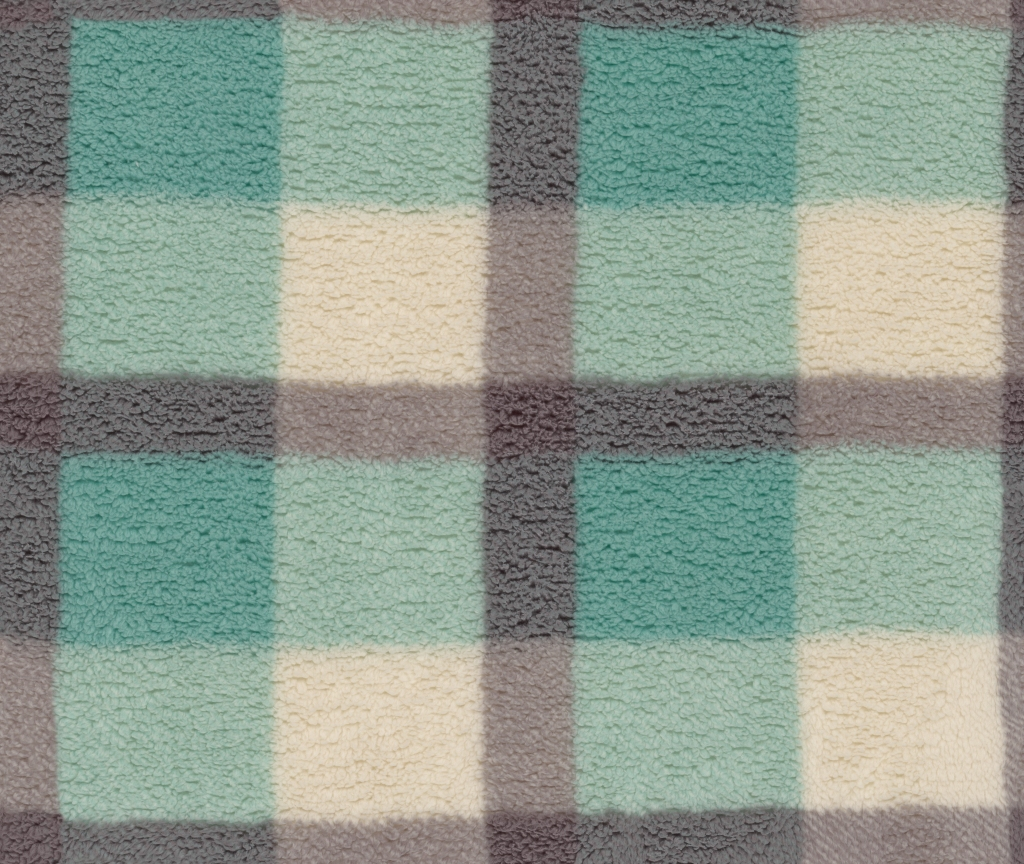
#> input picture examples/memory-match/blender/assets/curly_teddy_checkered_diff_1k.jpg, 1024 x 864 px
$ python mat_texture.py
#> lines starting #> are read from the running program, lines starting #| are printed output that depends on the picture
"""
Bakes the play mat's felt texture: the plaid of Poly Haven's "Curly Teddy Checkered"
(CC0, by Rico Cilliers and colormass, https://polyhaven.com/a/curly_teddy_checkered)
recoloured to the mat's teal, so the rug reads as a soft checked blanket.

Only the light and dark of the photo is kept; the colour comes from the felt's #4fc6b8.
The game (main.js) tiles it across the felt with world-sized UVs.

Run with:  python3 mat_texture.py   (needs Pillow and numpy; writes ../public/models/mat_felt.jpg)
"""
from pathlib import Path

import numpy as np
from PIL import Image

HERE = Path(__file__).parent
SRC = HERE / "assets" / "curly_teddy_checkered_diff_1k.jpg"
OUT = HERE.parent / "public" / "models" / "mat_felt.jpg"
TEAL = "#4fc6b8"
CONTRAST = 0.55  # 1 keeps the photo's full light and dark; lower is calmer behind the cards
SIZE = (512, 432)  # the photo's 1024 x 864 aspect (0.56 m x 0.47 m)


def to_linear(c):
    return np.where(c <= 0.04045, c / 12.92, ((c + 0.055) / 1.055) ** 2.4)


def to_srgb(c):
    return np.where(c <= 0.0031308, c * 12.92, 1.055 * np.power(np.clip(c, 0, None), 1 / 2.4) - 0.055)


img = Image.open(SRC).convert("RGB").resize(SIZE, Image.LANCZOS)
lin = to_linear(np.asarray(img, dtype=np.float64) / 255)
#> in to_linear, `return np.where(c <= 0.04045, c / 12.92, ((c + 0.055) / 1.055) ** 2.4)`:
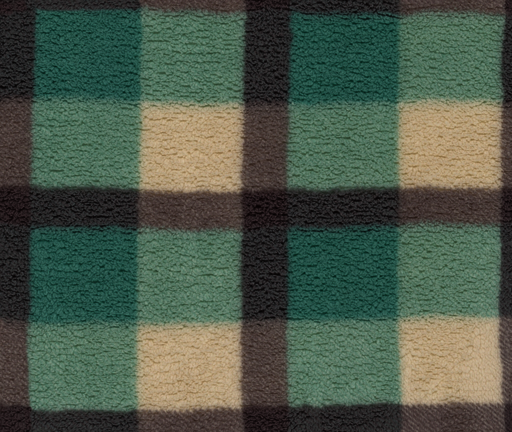
#> returned value: shape (432, 512, 3) float64; mean of channels 0, 1, 2 0.303, 0.352, 0.293; drawn as R, G, B
lum = lin @ np.array([0.2126, 0.7152, 0.0722])
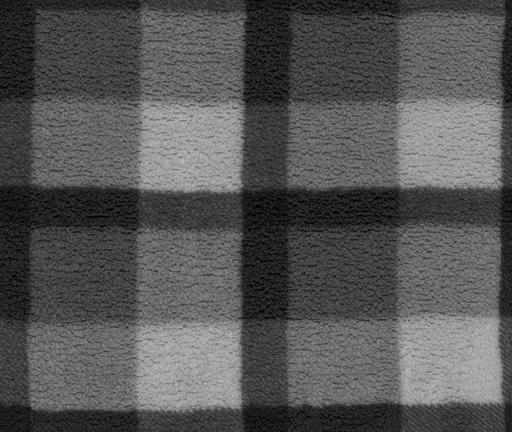
#> lum: shape (432, 512) float64; min 0.012, max 0.746, mean 0.337
factor = 1 + (lum / lum.mean() - 1) * CONTRAST
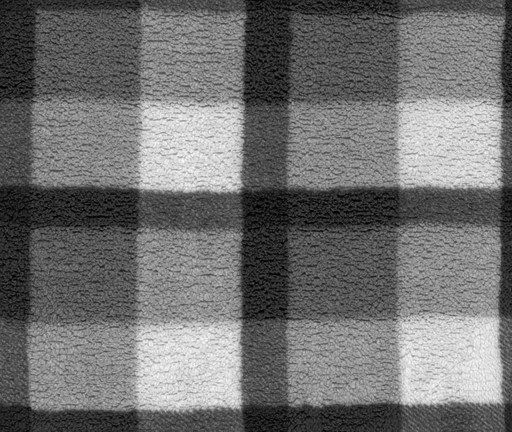
#> factor: shape (432, 512) float64; min 0.47, max 1.67, mean 1; drawn with min black and max white
teal = to_linear(np.array([int(TEAL[i : i + 2], 16) for i in (1, 3, 5)]) / 255)
out = to_srgb(np.clip(teal * factor[..., None], 0, 1))
#> in to_srgb, `return np.where(c <= 0.0031308, c * 12.92, 1.055 * np.power(np.clip(c,..`:
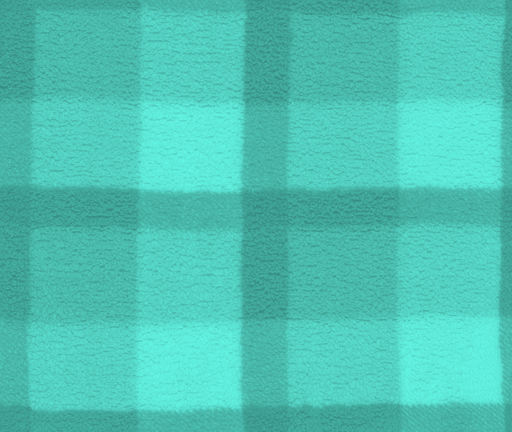
#> returned value: shape (432, 512, 3) float64; mean of channels 0, 1, 2 0.307, 0.77, 0.715; drawn as R, G, B
Image.fromarray((out * 255 + 0.5).astype(np.uint8)).save(OUT, quality=88, optimize=True)
#> (the run stopped early here; a loop or call above may not have finished)

$ run again, with examples/cake-stack/blender/assets/gingham_check_diff_1k.jpg copied over examples/memory-match/blender/assets/curly_teddy_checkered_diff_1k.jpg
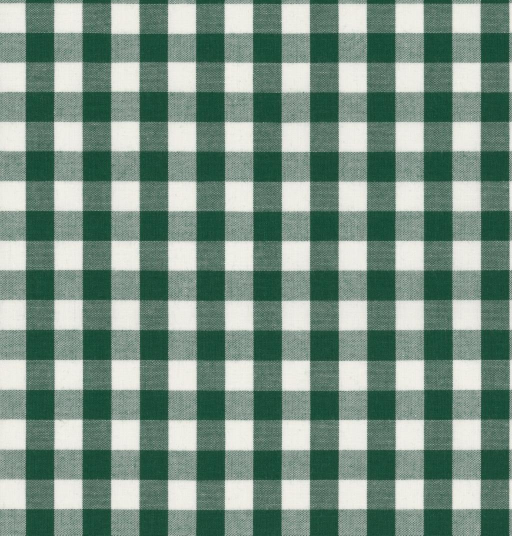
#> input picture examples/cake-stack/blender/assets/gingham_check_diff_1k.jpg, 1024 x 1071 px (shown at 1/2 size)
#> `factor = 1 + (lum / lum.mean() - 1) * CONTRAST`:
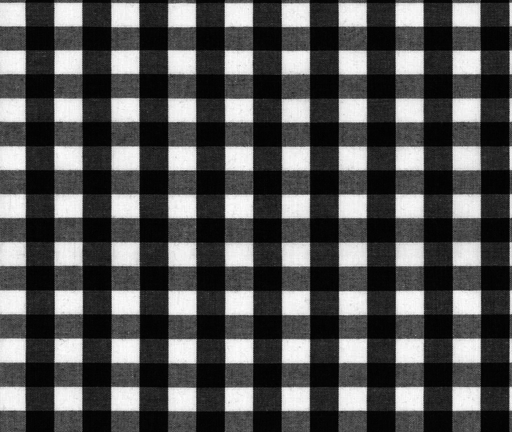
#> factor: shape (432, 512) float64; min 0.518, max 1.93, mean 1; drawn with min black and max white
#> in to_srgb, `return np.where(c <= 0.0031308, c * 12.92, 1.055 * np.power(np.clip(c,..`:
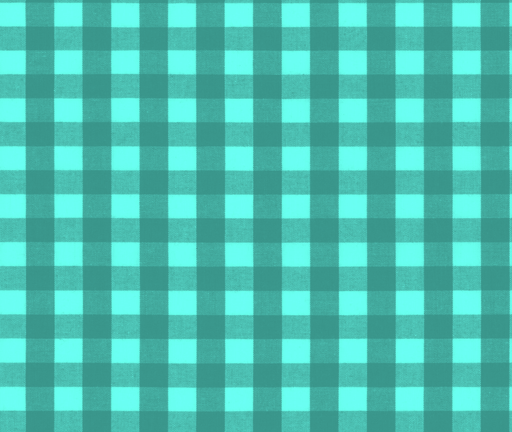
#> returned value: shape (432, 512, 3) float64; mean of channels 0, 1, 2 0.301, 0.752, 0.702; drawn as R, G, B

$ run again, with examples/dragon-glide/blender/assets/fabric_pattern_07_col_03_1k.jpg copied over examples/memory-match/blender/assets/curly_teddy_checkered_diff_1k.jpg
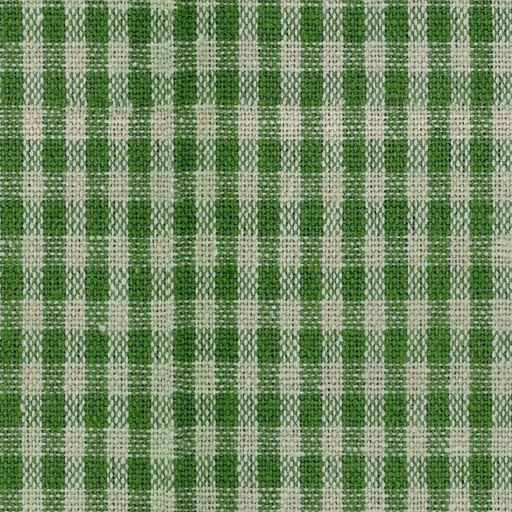
#> input picture examples/dragon-glide/blender/assets/fabric_pattern_07_col_03_1k.jpg, 1024 x 1024 px (shown at 1/2 size)
#> `factor = 1 + (lum / lum.mean() - 1) * CONTRAST`:
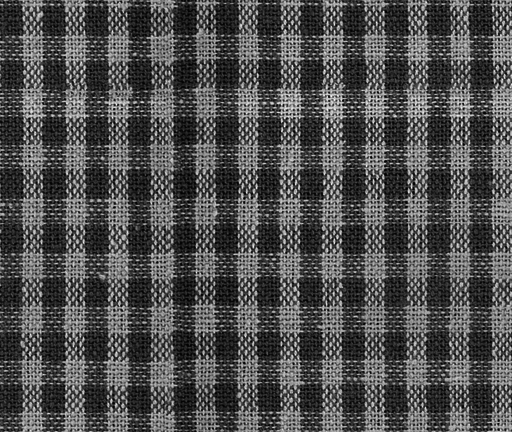
#> factor: shape (432, 512) float64; min 0.45, max 2.22, mean 1; drawn with min black and max white
#> in to_srgb, `return np.where(c <= 0.0031308, c * 12.92, 1.055 * np.power(np.clip(c,..`:
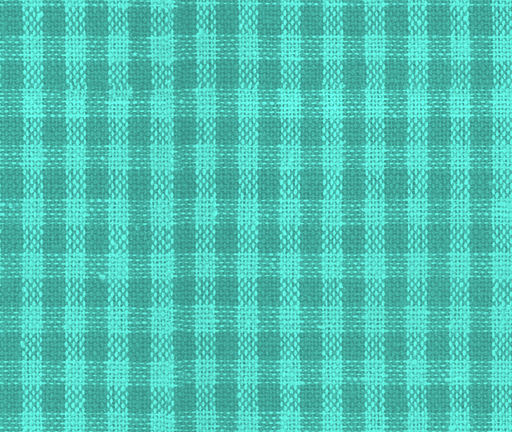
#> returned value: shape (432, 512, 3) float64; mean of channels 0, 1, 2 0.304, 0.763, 0.71; drawn as R, G, B
